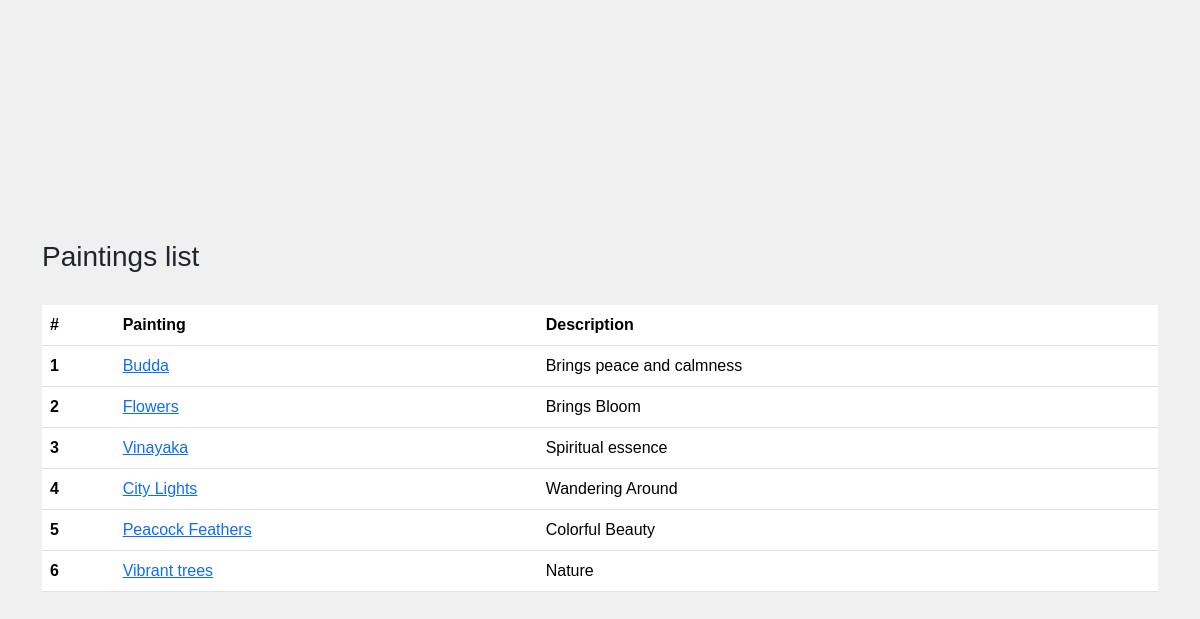
The page / on the database its author committed.
### paint_app/models.py (models this page shows, shortened)
class Employee(models.Model):
    painting_name =models.CharField(max_length=100)
    description_name =models.CharField(max_length=100)
    photo =models.ImageField(upload_to='images')
    """email_address= models.EmailField(max_length=20,unique=True) """

### paintings/views.py (the view)
# urls.py: 2. Add a URL to urlpatterns:  path('', views.home, name='home')
def home(request):
    employees= Employee.objects.all()
    context = {
        'employees' : employees,
    }
    return render(request, 'home.html', context)

### templates/home.html (shortened to what this page needs)
{% load static %}
<!DOCTYPE html>
<html lang="en">
<head>
    <link href="https://cdn.jsdelivr.net/npm/bootstrap@5.3.3/dist/css/bootstrap.min.css" rel="stylesheet">
    <link rel="stylesheet" href="{%static 'css/style.css' %}">
</head>
<body>
    <div class="container pt-5">
    <h3>Paintings list</h3>
    <br>
    <table class="table">
        <thead>
          <tr>
            <th scope="col">#</th>
            <th scope="col">Painting</th>
            <th scope="col">Description</th>
          </tr>
        </thead>
        <tbody>
          {% for i in employees %}
          <tr>
            <th>{{forloop.counter}}</th>
            <td><a href="{% url 'employee_detail' i.id%}">{{i.painting_name}}</a></td>
            <td>{{i.description_name}}</td>
          </tr>
          {% endfor %}
        </tbody>
      </table>
    </div>
</body>
</html>

### paintings/static/css/style.css (style rules this page uses)
body { font-family: Arial, sans-serif; margin: 0; padding: 0; display: flex; justify-content: center; align-items: center; height: 100vh; background-color: #f0f0f0; }

### rows shown on the page
Employee: painting_name "Budda", description_name "Brings peace and calmness"
Employee: painting_name "Flowers", description_name "Brings Bloom"
Employee: painting_name "Vinayaka", description_name "Spiritual essence"
Employee: painting_name "City Lights", description_name "Wandering Around"
Employee: painting_name "Peacock Feathers", description_name "Colorful Beauty"
Employee: painting_name "Vibrant trees", description_name "Nature"
